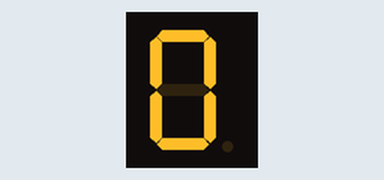
Bench run of a sketch on a simulated Arduino Uno, built with avr-gcc and run on an emulated ATmega328P. On the bench: 1-digit seven-segment display. Wiring (inferred from the names in the program): 1-digit 7-segment display, segments lit when HIGH: segments pin 7, pin 8, pin 9, pin 10, pin 11, pin 13, pin 12. The segment pins are drawn as the display they are named for.

Above: at 0.1 s.
At 1.1 s:
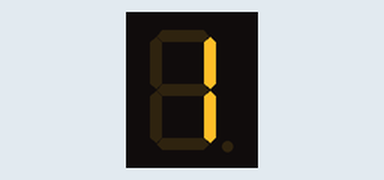
At 2.1 s:
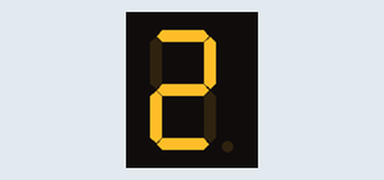
At 4.1 s:
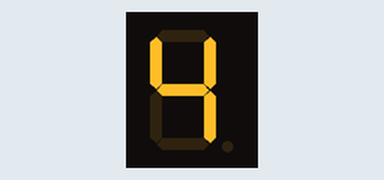
At 6.1 s:
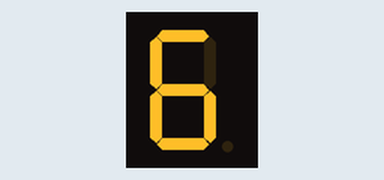
At 9.1 s:
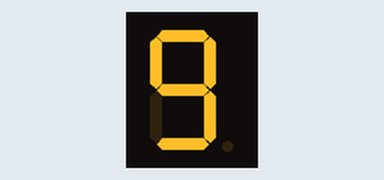

The sketch:

7_SEGMENT_0-9.ino
```cpp
// 7-segment display pins (a, b, c, d, e, f, g)
int seg[] = {7, 8, 9, 10, 11, 13, 12};  // Connect to pins a-g

// Digit patterns for 0 to 9 (common cathode)
const byte digits[10][7] = {
  {1,1,1,1,1,1,0}, // 0
  {0,1,1,0,0,0,0}, // 1
  {1,1,0,1,1,0,1}, // 2
  {1,1,1,1,0,0,1}, // 3
  {0,1,1,0,0,1,1}, // 4
  {1,0,1,1,0,1,1}, // 5
  {1,0,1,1,1,1,1}, // 6
  {1,1,1,0,0,0,0}, // 7
  {1,1,1,1,1,1,1}, // 8
  {1,1,1,1,0,1,1}  // 9
};

void setup() {
  for (int i = 0; i < 7; i++) {
    pinMode(seg[i], OUTPUT);
  }
}

void displayDigit(int num) {
  for (int i = 0; i < 7; i++) {
    digitalWrite(seg[i], digits[num][i]);
  }
}

void loop() {
  for (int i = 0; i <= 9; i++) {
    displayDigit(i);
    delay(1000); // show each digit for 1 second
  }
}
```

Measured:
- by itself, everything shown: repeats every 10.0 s, in 10 steps
- what the display in image 1 shows lasts 1.0 s, from 1.0 s to 2.0 s
